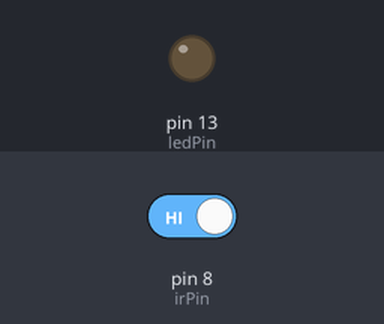
Simulated run of this sketch. Board: Arduino Uno, built with avr-gcc and run on an emulated ATmega328P. Shown: output pins drawn as LEDs (lit = HIGH). The inputs (shaded band) are chosen by the test bench; at power-on: pin 8 (irPin) HIGH.

Above: at 1.2 s.
1.3 s: pin 8 (irPin) driven LOW
At 2.5 s:
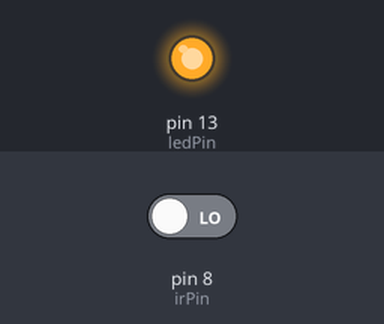
2.8 s: pin 8 (irPin) driven HIGH
At 3.8 s:
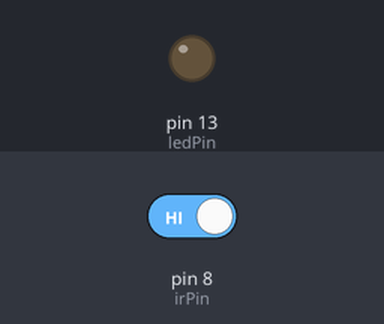
Timing chart, 0 to 5.8 s (numbered marks = the images above; inputs shaded):
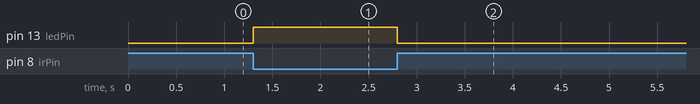

Measured:
- after the input at 1.3 s, pin 13 (ledPin): LOW → HIGH at once
- after the input at 2.8 s, pin 13 (ledPin): HIGH → LOW at once

The sketch:

_2infrared_proximity.ino
```cpp
//infrared_proximity.ino - acende o LED quando o objeto estiver
//próximo usando o sensor de infra vermelho Dagu

int irPin = 8;
int ledPin = 13;
int objectDetected = LOW;

void setup() {
  pinMode(ledPin, OUTPUT);
  pinMode(irPin, INPUT);
  digitalWrite(irPin, HIGH); //pull-up interno
}

void loop() {
  objectDetected = digitalRead(irPin);
  if (LOW == objectDetected) {
    digitalWrite(ledPin, HIGH);
  }else {
    digitalWrite(ledPin, LOW);
  }
}
```
